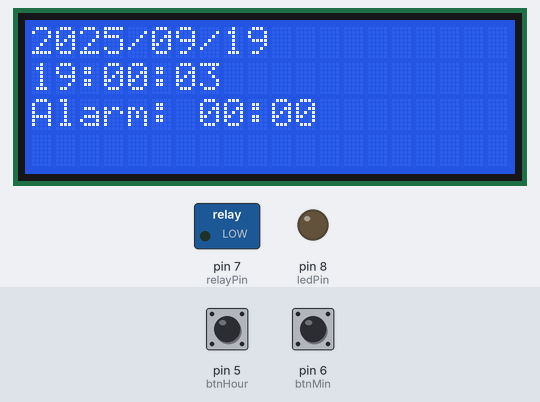
Recording of a sketch running on a simulated Arduino Uno, built with avr-gcc and run on an emulated ATmega328P. Shown: 20×4 character LCD, switched loads named in the sketch (green lamp = pin HIGH), output pins drawn as LEDs (lit = HIGH). The test bench sets the inputs (shaded band); at power-on: pin 5 (btnHour) LOW, pin 6 (btnMin) LOW. The local clock reads 2024-03-15 10:24:30 at power-on unless the sketch sets it.

Above: at 3.2 s.
3.3 s: pin 5 (btnHour) pulled HIGH for 0.3 s
At 4.9 s:
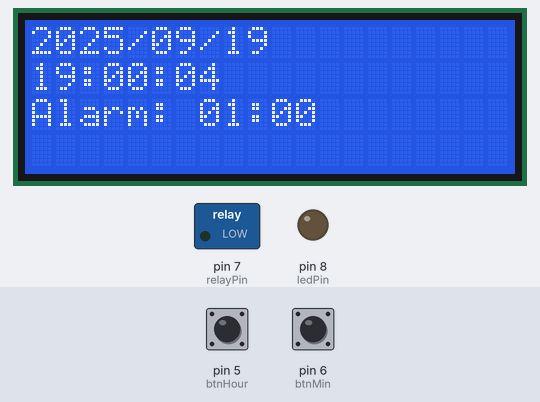
5.7 s: pin 6 (btnMin) pulled HIGH for 3.2 s
At 9.8 s:
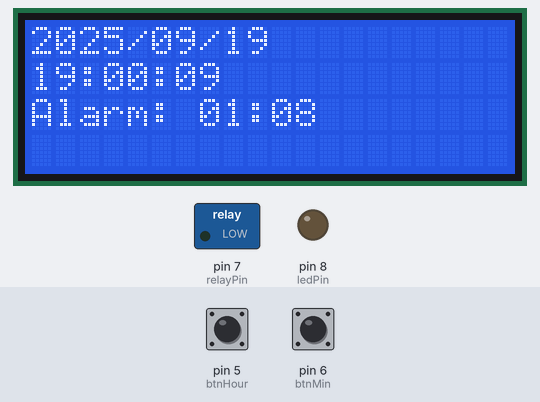
10.4 s: pin 5 (btnHour) pulled HIGH for 1 s
At 12.7 s:
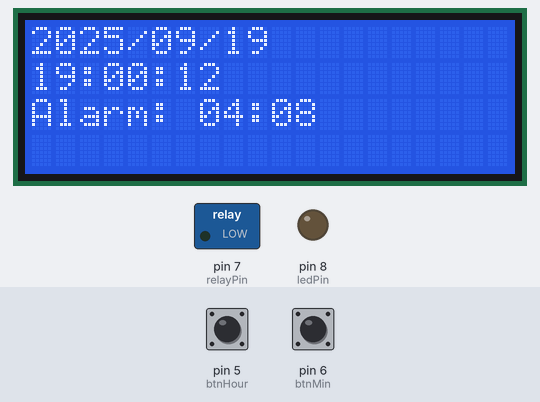
12.9 s: pin 6 (btnMin) pulled HIGH for 0.3 s
At 13.9 s:
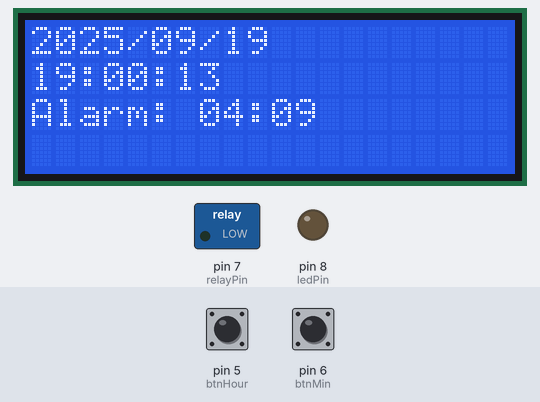
Timing chart, 0 to 15.9 s (numbered marks = the images above; inputs shaded):
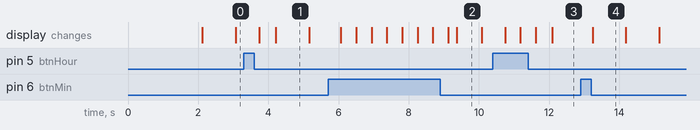

Measured:
- what the display in image 1 shows lasts 1.0 s, from 4.2 s to 5.2 s
- what the display in image 2 shows lasts 0.7 s, from 9.4 s to 10.1 s

The sketch:

topic3.ino
```cpp
#include <Wire.h>
#include <LiquidCrystal_I2C.h>
#include <DS1302.h>

LiquidCrystal_I2C lcd(0x27, 20, 4);
DS1302 rtc(2, 3, 4);

const int btnHour = 5;
const int btnMin  = 6;
const int relayPin = 7;
const int ledPin   = 8;

int alarmHour = 0;
int alarmMin = 0;
bool alarmTriggered = false;
unsigned long alarmStart = 0;

void setup() {
  lcd.init();
  lcd.backlight();
  rtc.writeProtect(false);
  rtc.halt(false);

  Time t(2025, 9, 19, 19, 00, 0, Time::kFriday);
  rtc.time(t);

  pinMode(btnHour, INPUT);
  pinMode(btnMin, INPUT);
  pinMode(relayPin, OUTPUT);
  pinMode(ledPin, OUTPUT);

  lcd.setCursor(0, 0);
  lcd.print("Alarm Clock Ready");
  delay(2000);
}

void loop() {
  Time t = rtc.time();
  if (digitalRead(btnHour) == HIGH) {
    alarmHour = (alarmHour + 1) % 24;
    delay(200);
  }

  if (digitalRead(btnMin) == HIGH) {
    alarmMin = (alarmMin + 1) % 60;
    delay(200);
  }

  lcd.clear();

  lcd.setCursor(0, 0);
  lcd.print(t.yr);
  lcd.print("/");
  if (t.mon < 10) lcd.print("0");
  lcd.print(t.mon);
  lcd.print("/");
  if (t.date < 10) lcd.print("0");
  lcd.print(t.date);

  lcd.setCursor(0, 1);
  if (t.hr < 10) lcd.print("0");
  lcd.print(t.hr);
  lcd.print(":");
  if (t.min < 10) lcd.print("0");
  lcd.print(t.min);
  lcd.print(":");
  if (t.sec < 10) lcd.print("0");
  lcd.print(t.sec);

  lcd.setCursor(0, 2);
  lcd.print("Alarm: ");
  if (alarmHour < 10) lcd.print("0");
  lcd.print(alarmHour);
  lcd.print(":");
  if (alarmMin < 10) lcd.print("0");
  lcd.print(alarmMin);

  if (!alarmTriggered && t.hr == alarmHour && t.min == alarmMin && t.sec == 0) {
    alarmTriggered = true;
    alarmStart = millis();
    digitalWrite(relayPin, HIGH);
  }

  if (alarmTriggered && (millis() - alarmStart >= 5000)) {
    digitalWrite(relayPin, LOW);
    digitalWrite(ledPin, HIGH);
  }

  delay(200);
}
```
